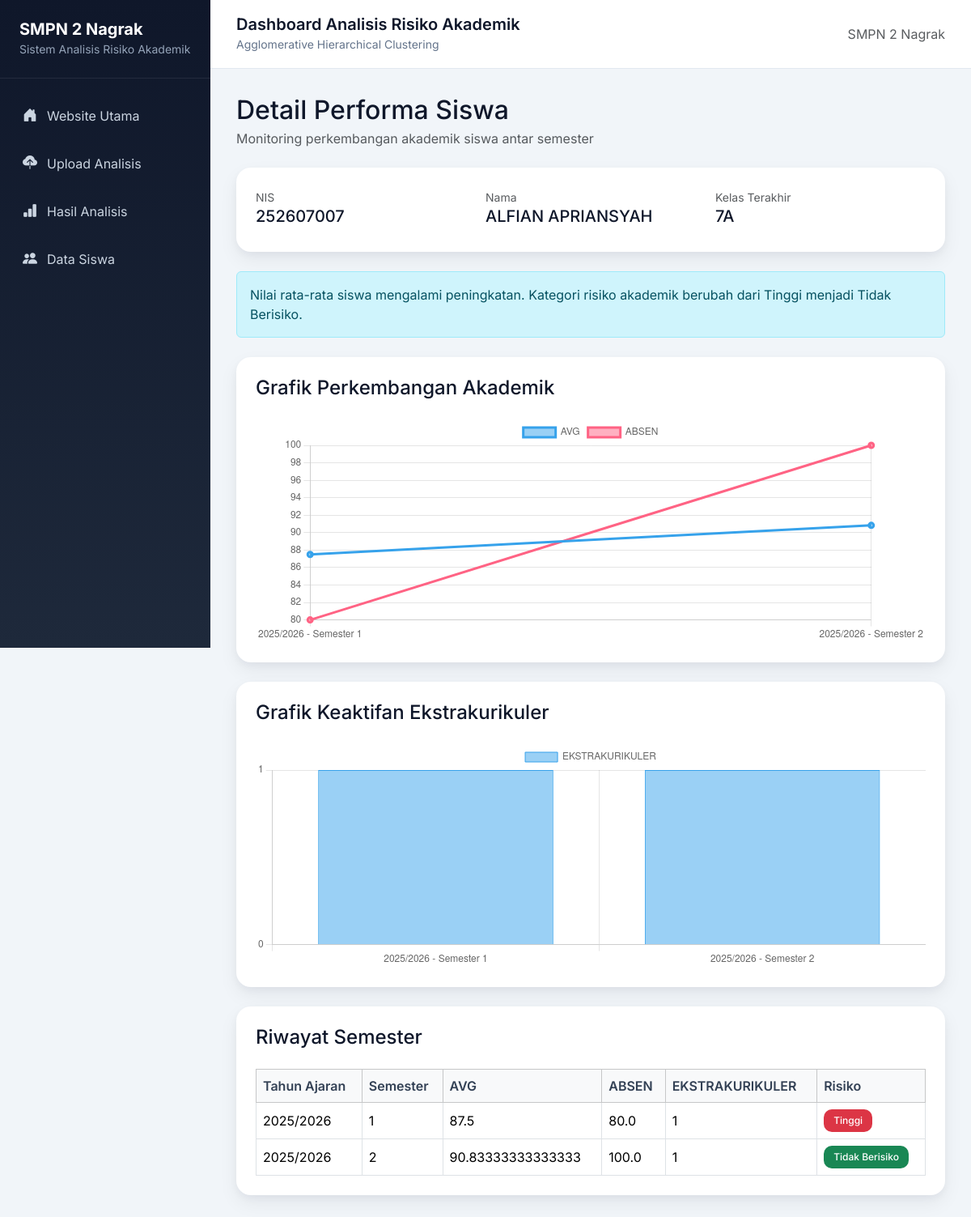
The page /analisis/siswa/252607007/ on the database its author committed.
### website/models.py (models this page shows, shortened)
class HasilAnalisis(models.Model):
    analisis = models.ForeignKey(
        Analisis,
        on_delete=models.CASCADE
    )
    nis = models.CharField(max_length=50)
    nama = models.CharField(max_length=200)
    kelas = models.CharField(max_length=20)
    nilai_rata_rata = models.FloatField()
    persentase_kehadiran = models.FloatField()
    skor_ekstrakurikuler = models.IntegerField()
    cluster = models.IntegerField(
        null=True,
        blank=True
    )
    risiko = models.CharField(
        max_length=50,
        null=True,
        blank=True
    )
    class Meta:
        verbose_name = "Hasil Analisis Siswa"
        verbose_name_plural = "Hasil Analisis Siswa"

class Analisis(models.Model):
    tahun_ajaran = models.CharField(
        max_length=20
    )
    semester = models.IntegerField()
    jenjang = models.CharField(
        max_length=10
    )
    tanggal_analisis = models.DateTimeField(
        auto_now_add=True
    )
    silhouette = models.FloatField(
        null=True,
        blank=True
    )
    chi = models.FloatField(
        null=True,
        blank=True
    )
    dbi = models.FloatField(
        null=True,
        blank=True
    )
    created_at = models.DateTimeField(
        auto_now_add=True
    )
    class Meta:
        verbose_name = "Batch Analisis"
        verbose_name_plural = "Batch Analisis"

### website/views.py (the view, shortened to what this page needs)
def detail_siswa(request, nis):
    siswa = (
        HasilAnalisis.objects
        .filter(
            nis=nis
        )
        .order_by(
            'analisis__tahun_ajaran',
            'analisis__semester'
        )
    )
    siswa_terbaru = siswa.last()
    label_semester = []
    data_avg = []
    data_kehadiran = []
    data_ekstra = []
    for item in siswa:
        label_semester.append(
            f"{item.analisis.tahun_ajaran} - Semester {item.analisis.semester}"
        )
        data_avg.append(
            float(item.nilai_rata_rata)
        )
        data_kehadiran.append(
            float(item.persentase_kehadiran)
        )
        data_ekstra.append(
            float(item.skor_ekstrakurikuler)
        )
    insight = None
    if siswa.count() >= 2:
        sebelumnya = siswa[
            siswa.count() - 2
        ]
        sekarang = siswa.last()
        if (
            sekarang.nilai_rata_rata >
            sebelumnya.nilai_rata_rata
        ):
            insight_avg = (
                'Nilai rata-rata siswa mengalami peningkatan.'
            )
        elif (
            sekarang.nilai_rata_rata <
            sebelumnya.nilai_rata_rata
        ):
            insight_avg = (
                'Nilai rata-rata siswa mengalami penurunan.'
            )
        else:
            insight_avg = (
                'Nilai rata-rata siswa cenderung stabil.'
            )
        if (
            sekarang.risiko ==
            sebelumnya.risiko
        ):
            insight_risiko = (
                f'Kategori risiko akademik tetap pada tingkat {sekarang.risiko}.'
            )
        else:
            insight_risiko = (
                f'Kategori risiko akademik berubah dari '
                f'{sebelumnya.risiko} menjadi '
                f'{sekarang.risiko}.'
            )
        insight = (
            insight_avg
            + ' ' +
            insight_risiko
        )
    context = {
        'siswa': siswa,
        'siswa_terbaru': siswa_terbaru,
        'label_semester': json.dumps(
            label_semester
        ),
        'data_avg': json.dumps(
            data_avg
        ),
        'data_kehadiran': json.dumps(
            data_kehadiran
        ),
        'data_ekstra': json.dumps(
            data_ekstra
        ),
        'insight': insight
    }
    return render(
        request,
        'detail_siswa.html',
        context
    )

### website/templates/detail_siswa.html (shortened to what this page needs)
{% extends 'dashboard_base.html' %}
{% block content %}
<div class="mb-4">
    <h2 class="mb-1">
        Detail Performa Siswa
    </h2>
    <p class="text-muted">
        Monitoring perkembangan akademik siswa antar semester
    </p>
</div>
<div class="card-modern p-4 mb-4">
    <div class="row">
        <div class="col-md-4">
            <small class="text-muted">
                NIS
            </small>
            <h5>
                {{ siswa_terbaru.nis }}
            </h5>
        </div>
        <div class="col-md-4">
            <small class="text-muted">
                Nama
            </small>
            <h5>
                {{ siswa_terbaru.nama }}
            </h5>
        </div>
        <div class="col-md-4">
            <small class="text-muted">
                Kelas Terakhir
            </small>
            <h5>
                {{ siswa_terbaru.kelas }}
            </h5>
        </div>
    </div>
</div>
{% if insight %}
<div class="alert alert-info mb-4">
    {{ insight }}
</div>
{% endif %}
<div class="card-modern p-4 mb-4">
    <h4 class="mb-4">
        Grafik Perkembangan Akademik
    </h4>
    <canvas id="chartPerforma" height="100"></canvas>
</div>
<div class="card-modern p-4 mb-4">
    <h4 class="mb-4">
        Grafik Keaktifan Ekstrakurikuler
    </h4>
    <canvas id="chartEkstra" height="100"></canvas>
</div>
<div class="card-modern p-4">
    <h4 class="mb-4">
        Riwayat Semester
    </h4>
    <div class="table-responsive">
        <table class="table table-bordered align-middle">
            <thead class="table-light">
                <tr>
                    <th>Tahun Ajaran</th>
                    <th>Semester</th>
                    <th>AVG</th>
                    <th>ABSEN</th>
                    <th>EKSTRAKURIKULER</th>
                    <th>Risiko</th>
                </tr>
            </thead>
            <tbody>
                {% for item in siswa %}
                <tr>
                    <td>
                        {{ item.analisis.tahun_ajaran }}
                    </td>
                    <td>
                        {{ item.analisis.semester }}
                    </td>
                    <td>
                        {{ item.nilai_rata_rata }}
                    </td>
                    <td>
                        {{ item.persentase_kehadiran }}
                    </td>
                    <td>
                        {{ item.skor_ekstrakurikuler }}
                    </td>
                    <td>
                        {% if item.risiko == 'Tidak Berisiko' %}
                        <span class="badge bg-success">
                            {{ item.risiko }}
                        </span>
                        {% elif item.risiko == 'Sedang' %}
                        <span class="badge bg-warning text-dark">
                            {{ item.risiko }}
                        </span>
                        {% elif item.risiko == 'Tinggi' %}
                        <span class="badge bg-danger">
                            {{ item.risiko }}
                        </span>
                        {% endif %}
                    </td>
                </tr>
                {% endfor %}
            </tbody>
        </table>
    </div>
</div>
<script>
const ctx = document.getElementById('chartPerforma');
new Chart(ctx, {
    type: 'line',
    data: {
        labels: {{ label_semester|safe }},
        datasets: [
            {
                label: 'AVG',
                data: {{ data_avg|safe }},
                borderWidth: 3,
                tension: 0.3
            },
            {
                label: 'ABSEN',
                data: {{ data_kehadiran|safe }},
                borderWidth: 3,
                tension: 0.3
            }
        ]
    },
    options: {
        responsive: true
    }
});
</script>
<script>
const ctxEkstra = document.getElementById('chartEkstra');
new Chart(ctxEkstra, {
    type: 'bar',
    data: {
        labels: {{ label_semester|safe }},
        datasets: [
            {
                label: 'EKSTRAKURIKULER',
                data: {{ data_ekstra|safe }},
                borderWidth: 1
            }
        ]
    },
    options: {
        responsive: true,
        scales: {
            y: {
                beginAtZero: true,
                ticks: {
                    precision: 0
                }
            }
        }
    }
});
</script>
{% endblock %}

### website/templates/dashboard_base.html (style rules this page uses)
* { box-sizing: border-box; }
body { font-family: 'Inter', sans-serif; background-color: #f1f5f9; margin: 0; color: #0f172a; }
.card-modern { border: none; border-radius: 18px; background-color: white; box-shadow: 0 4px 10px rgba(15, 23, 42, 0.04), 0 10px 25px rgba(15, 23, 42, 0.06); }
.table { margin-bottom: 0; }
.table thead { background-color: #f8fafc; }
.table th { font-weight: 600; color: #334155; }
.badge { padding: 8px 12px; border-radius: 10px; font-weight: 500; }

### rows shown on the page
HasilAnalisis: nis "252607007", nama "ALFIAN APRIANSYAH", kelas "7A", analisis.tahun_ajaran "2025/2026", analisis.semester "2", nilai_rata_rata "90.83333333333333", persentase_kehadiran "100.0", skor_ekstrakurikuler "1", risiko "Tidak Berisiko"
HasilAnalisis: analisis.tahun_ajaran "2025/2026", analisis.semester "1", nilai_rata_rata "87.5", persentase_kehadiran "80.0", skor_ekstrakurikuler "1", risiko "Tinggi"

### other values the page prints
{{ insight }} "Nilai rata-rata siswa mengalami peningkatan. Kategori risiko akademik berubah dari Tinggi menjadi Tidak Berisiko."
chart data {{ data_avg|safe }} [87.5, 90.83333333333333]
chart data {{ data_kehadiran|safe }} [80.0, 100.0]
